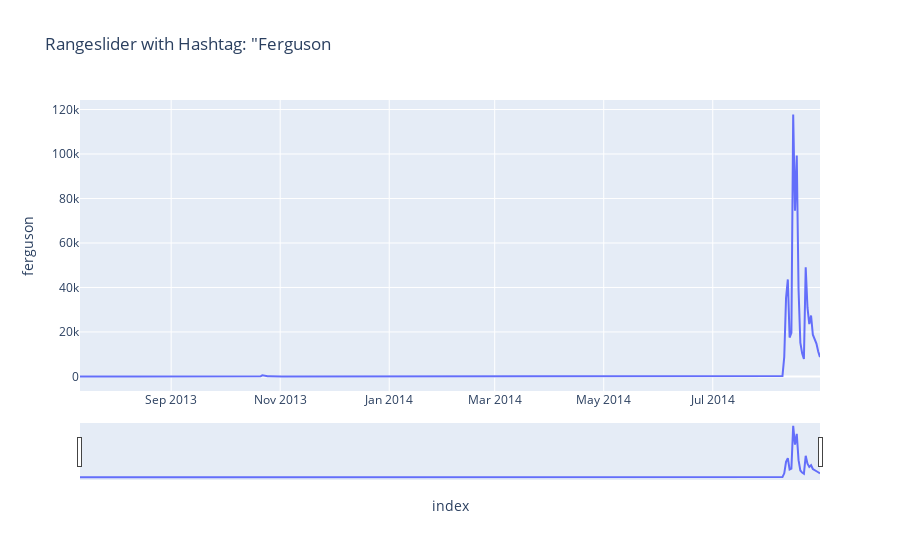

The code cell stored with this chart in its notebook:
### Code cell
fig = px.line(dfForMillion, y='ferguson', title='Rangeslider with Hashtag: "Ferguson"')

fig.update_xaxes(rangeslider_visible=True)
fig.show()

### Figure 1 — Plotly figure (JSON) as saved in the notebook; plotly's stock layout.template omitted (floating-point values rounded to 4 significant figures; data arrays with more than 128 entries replaced by an {"elided": "..."} marker saying what was removed)
{"data": [{"hovertemplate": "index=%{x}<br>ferguson=%{y}<extra></extra>", "legendgroup": "", "line": {"color": "#636efa", "dash": "solid"}, "marker": {"symbol": "circle"}, "mode": "lines", "name": "", "orientation": "v", "showlegend": false, "type": "scatter", "x": {"elided": "415 str values"}, "xaxis": "x", "y": {"elided": "415 int values"}, "yaxis": "y"}], "layout": {"autosize": true, "legend": {"tracegroupgap": 0}, "title": {"text": "Rangeslider with Hashtag: \"Ferguson"}, "xaxis": {"anchor": "y", "autorange": true, "domain": [0, 1], "range": ["2013-07-12", "2014-08-30"], "rangeslider": {"autorange": true, "range": ["2013-07-12", "2014-08-30"], "visible": true, "yaxis": {"_template": null, "rangemode": "match"}}, "title": {"text": "index"}, "type": "date"}, "yaxis": {"anchor": "x", "autorange": true, "domain": [0, 1], "range": [-6539.0, 124300.0], "title": {"text": "ferguson"}, "type": "linear"}}}
